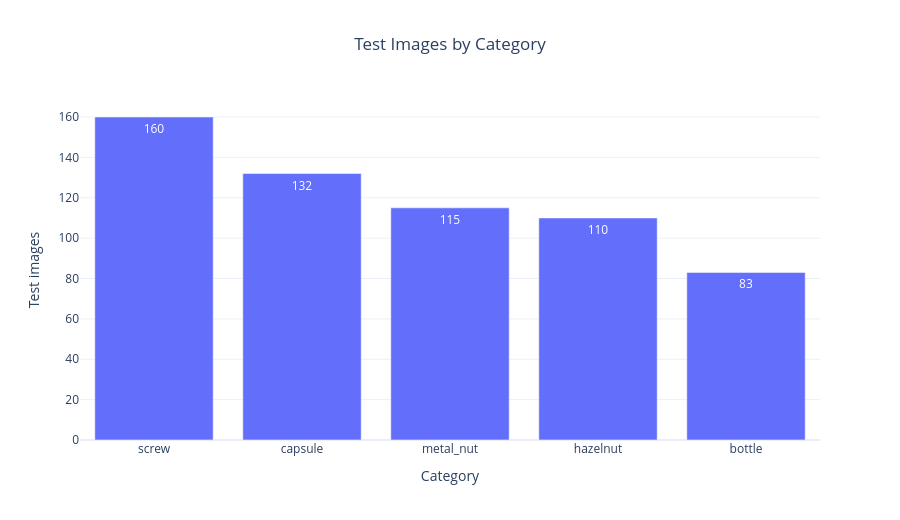

The code cell stored with this chart in its notebook:
### Markdown cell above
## Plotly — Test Images

### Code cell
fig = px.bar(
    summary_df.sort_values(
        "Test Images",
        ascending=False
    ),
    x="Category",
    y="Test Images",
    text_auto=True,
    title="Test Images by Category",
    labels={"Test Images": "Test images"},
    template="plotly_white",
)

fig.update_layout(
    height=520,
    title_x=0.5
)

fig.show()

save_plotly_figure(
    fig,
    "Test Images by Category",
    width=1200,
    height=700
)

### Figure 1 — Plotly figure (JSON) as saved in the notebook; plotly's stock layout.template omitted (floating-point values rounded to 4 significant figures)
{"data": [{"hovertemplate": "Category=%{x}<br>Test images=%{y}<extra></extra>", "legendgroup": "", "marker": {"color": "#636efa", "pattern": {"shape": ""}}, "name": "", "orientation": "v", "showlegend": false, "textposition": "auto", "texttemplate": "%{y}", "type": "bar", "x": ["screw", "capsule", "metal_nut", "hazelnut", "bottle"], "xaxis": "x", "y": [160, 132, 115, 110, 83], "yaxis": "y"}], "layout": {"barmode": "relative", "height": 520, "legend": {"tracegroupgap": 0}, "title": {"text": "Test Images by Category", "x": 0.5}, "xaxis": {"anchor": "y", "domain": [0, 1], "title": {"text": "Category"}}, "yaxis": {"anchor": "x", "domain": [0, 1], "title": {"text": "Test images"}}}}
